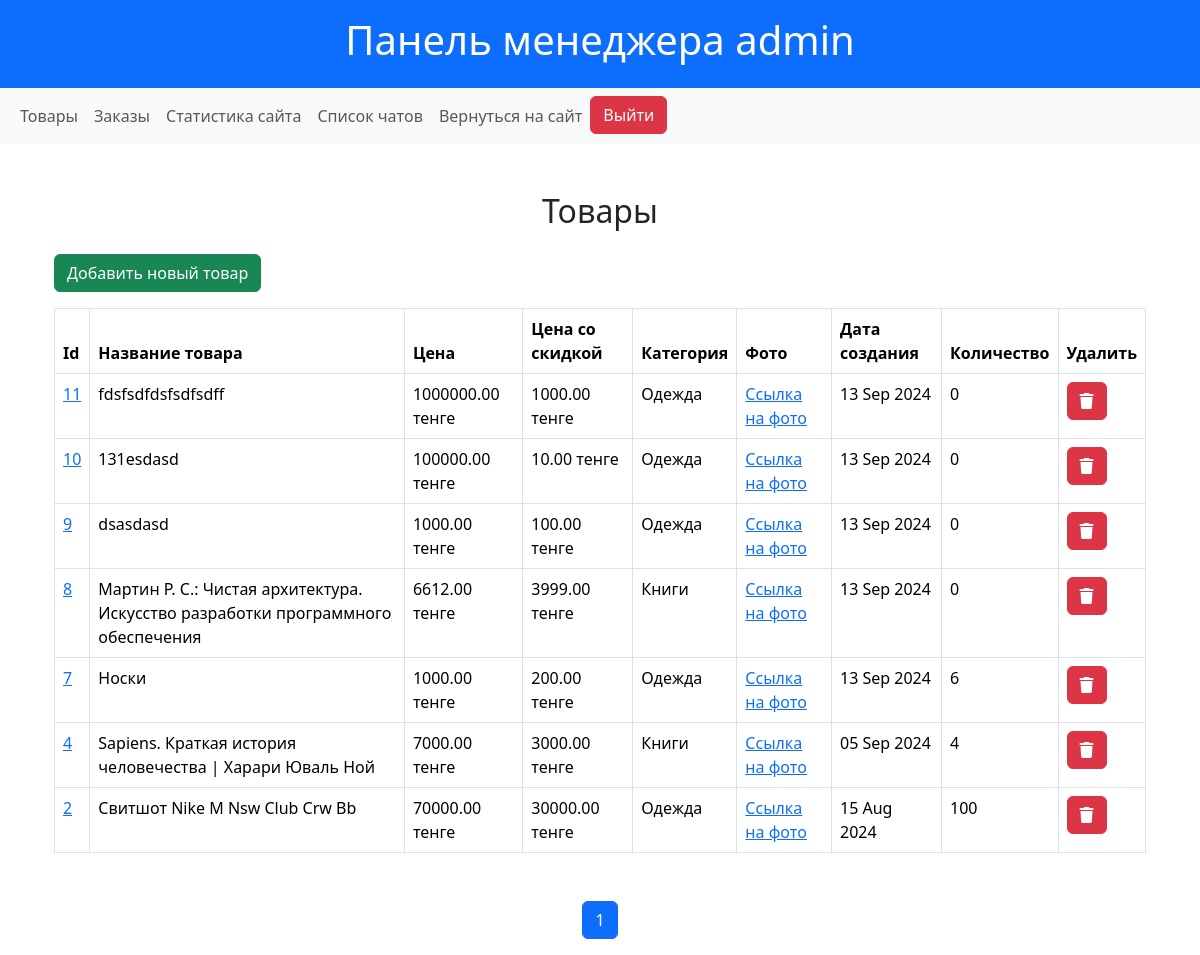
/manager/products/ (signed in), run on the app's committed database.
### shop/models.py (models this page shows, shortened)
class Product(models.Model):
    name = models.CharField(max_length=200)
    slug = models.SlugField(max_length=200, null=True, blank=True)
    description = models.TextField()
    price = models.DecimalField(max_digits=10, decimal_places=2)
    discount_price = models.DecimalField(max_digits=10, decimal_places=2, blank=True, null=True, default=0)
    category = models.ForeignKey(Category, related_name="products", on_delete=models.CASCADE)
    image = models.ImageField(upload_to='media/products/')
    created_at = models.DateTimeField(auto_now_add=True)
    quantity = models.PositiveIntegerField(default=0, blank=True)
    class Meta:
        verbose_name = "Товар"
        verbose_name_plural = "Товары"

class Category(models.Model):
    name = models.CharField(max_length=200)
    slug = models.SlugField(max_length=200, null=True, blank=True)  # Убираем unique и добавляем null=True, blank=True
    parent = models.ForeignKey('self', null=True, blank=True, related_name="children", on_delete=models.CASCADE)
    class Meta:
        verbose_name = "Категория"
        verbose_name_plural = "Категории"
    def __str__(self):
        return self.name

### shop/views.py (the view)
# urls.py: path('manager/products/', ManagerProductsView.as_view(), name='manager_products'),
class ManagerProductsView(ManagerMixin, ListView):
    model = Product
    template_name = 'manager/products.html'
    context_object_name = 'products'
    ordering = ['-created_at']
    paginate_by = 10

### shop/views.py (called while the page is built)
    def test_func(self):
        return self.request.user.groups.filter(name="Менеджеры").exists()

### shop/templates/manager/products.html (shortened to what this page needs)
{% extends "manager/base.html" %}
{% block content %}
<div class="container mt-5">
    <h2 class="text-center mb-4">Товары</h2>
    <a href="{% url 'add_product' %}" class="btn btn-success mb-3">Добавить новый товар</a>
    <table class="table table-bordered table-hover">
        <thead class="thead-light">
            <tr>
                <th scope="col">Id</th>
                <th scope="col">Название товара</th>
                <th scope="col">Цена</th>
                <th scope="col">Цена со скидкой</th>
                <th scope="col">Категория</th>
                <th scope="col">Фото</th>
                <th scope="col">Дата создания</th>
                <th scope="col">Количество</th>
                <th scope="col">Удалить</th>
            </tr>
        </thead>
        <tbody>
            {% for product in products %}
                <tr>
                    <td><a href="{% url 'update_product' product.slug %}">{{ product.pk }}</a></td>
                    <td>{{ product.name }}</td>
                    <td>{{ product.price }} тенге</td>
                    <td>{{ product.discount_price }} тенге</td>
                    <td>{{ product.category }}</td>
                    <td>
                        <a href="{{ product.image.url }}" target="_blank">Ссылка на фото</a>
                    </td>
                    <td>{{ product.created_at|date:"d M Y" }}</td>
                    <td>{{ product.quantity }}</td>
                    <td>
                        <form action="{% url 'delete_product' product.slug %}" method="post">
                            <button type="submit" class="btn btn-danger"><i class="fa-solid fa-trash"></i></button>
                        </form>
                    </td>
                </tr>
            {% endfor %}
        </tbody>
    </table>
    <div class="pagination justify-content-center mt-5">
        <ul class="pagination">
            {% for num in page_obj.paginator.page_range %}
                {% if num > page_obj.number|add:-2 and num < page_obj.number|add:2 %}
                    {% if page_obj.number == num %}
                        <li class="page-item active">
                            <span class="page-link">{{ num }}</span>
                        </li>
                    {% else %}
                        <li class="page-item">
                            <a class="page-link" href="?page={{ num }}">{{ num }}</a>
                        </li>
                    {% endif %}
                {% endif %}
            {% endfor %}
        </ul>
    </div>
</div>
{% endblock %}

### shop/templates/manager/base.html (shortened to what this page needs)
<!DOCTYPE html>
<html lang="en">
<head>
    <link href="https://cdn.jsdelivr.net/npm/bootstrap@5.3.3/dist/css/bootstrap.min.css" rel="stylesheet">
    <link rel="stylesheet" href="https://cdnjs.cloudflare.com/ajax/libs/font-awesome/6.6.0/css/all.min.css" />
</head>
<body>
    <header class="bg-primary text-white text-center py-3 ">
        <h1>
            Панель менеджера {{ user.username }}
        </h1>
    </header>
    <nav class="navbar navbar-expand-lg navbar-light bg-light mb-4">
        <div class="container-fluid">
            <div class="navbar-nav">
                <a class="nav-link" href="{% url 'manager_products' %}">Товары</a>
                <a class="nav-link" href="{% url 'manager_orders' %}">Заказы</a>
                <a class="nav-link" href="{% url 'manager_dashboard' %}">Статистика сайта</a>
                <a class="nav-link" href="{% url 'manager_chat_list' %}">Список чатов</a>
                <a class="nav-link" href="{% url 'product_list' %}">Вернуться на сайт</a>
                <form action="{% url 'logout' %}" method="post" style="display:inline;" class="d-inline">
                    <button class="btn btn-danger" type="submit">Выйти</button>
                </form>
            </div>
        </div>
    </nav>
    <div class="container">
        {% block content %}
        {% endblock %}
    </div>
</body>
</html>

### data on the page
Product: pk "11", name "fdsfsdfdsfsdfsdff", price "1000000.00", discount_price "1000.00", category "Одежда", created_at "13 Sep 2024", quantity "0"
Product: pk "10", name "131esdasd", price "100000.00", discount_price "10.00", category "Одежда", created_at "13 Sep 2024", quantity "0"
Product: pk "9", name "dsasdasd", price "1000.00", discount_price "100.00", category "Одежда", created_at "13 Sep 2024", quantity "0"
Product: pk "8", name "Мартин Р. С.: Чистая архитектура. Искусство разработки программного обеспечения", price "6612.00", discount_price "3999.00", category "Книги", created_at "13 Sep 2024", quantity "0"
Product: pk "7", name "Носки", price "1000.00", discount_price "200.00", category "Одежда", created_at "13 Sep 2024", quantity "6"
Product: pk "4", name "Sapiens. Краткая история человечества | Харари Юваль Ной", price "7000.00", discount_price "3000.00", category "Книги", created_at "05 Sep 2024", quantity "4"
Product: pk "2", name "Свитшот Nike M Nsw Club Crw Bb", price "70000.00", discount_price "30000.00", category "Одежда", created_at "15 Aug 2024", quantity "100"

### other printed values
{{ user.username }} "admin"
{{ num }} "1"
